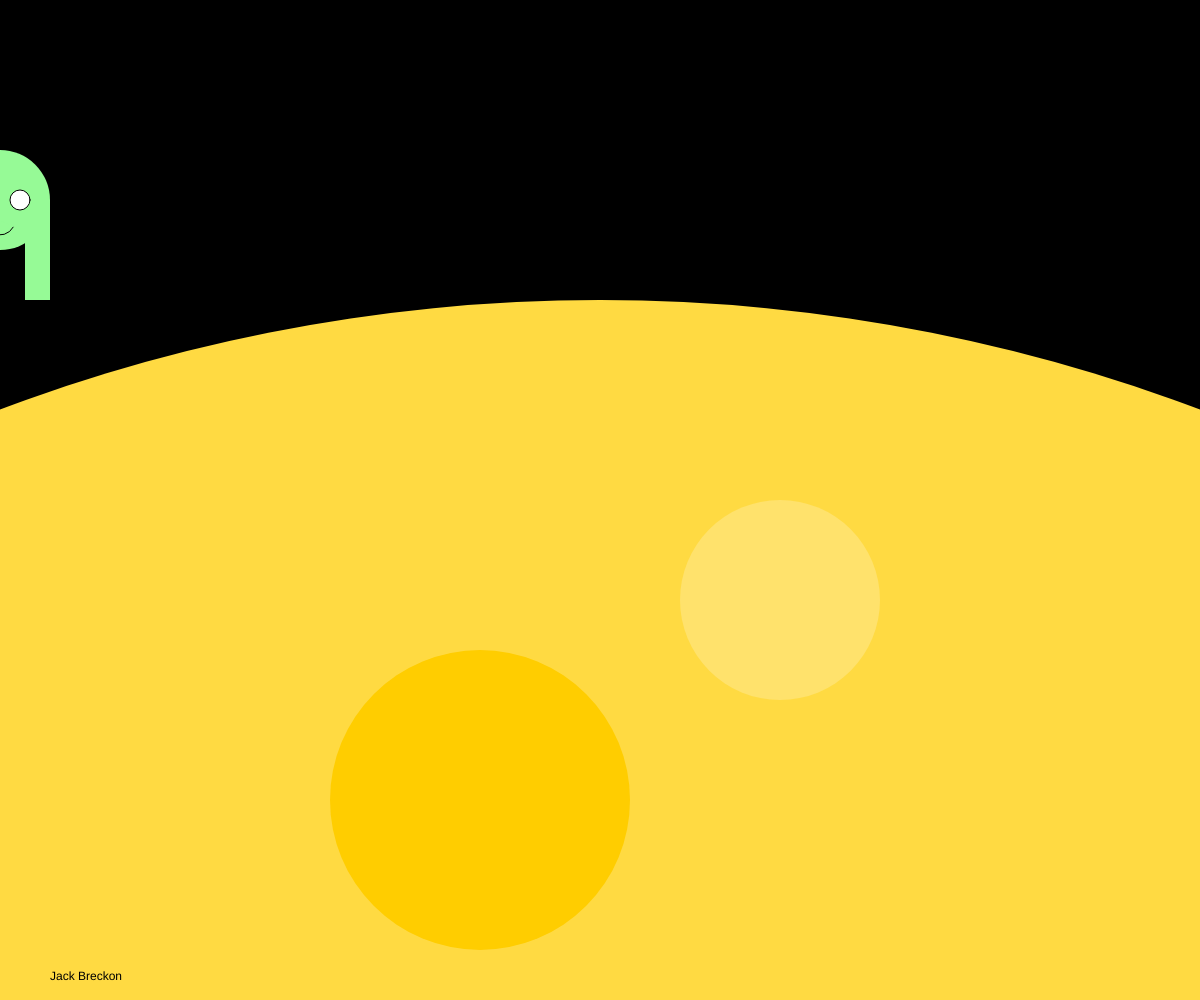
Frame 1 (no input)
Frame 60 (no input): identical to frame 1, image omitted
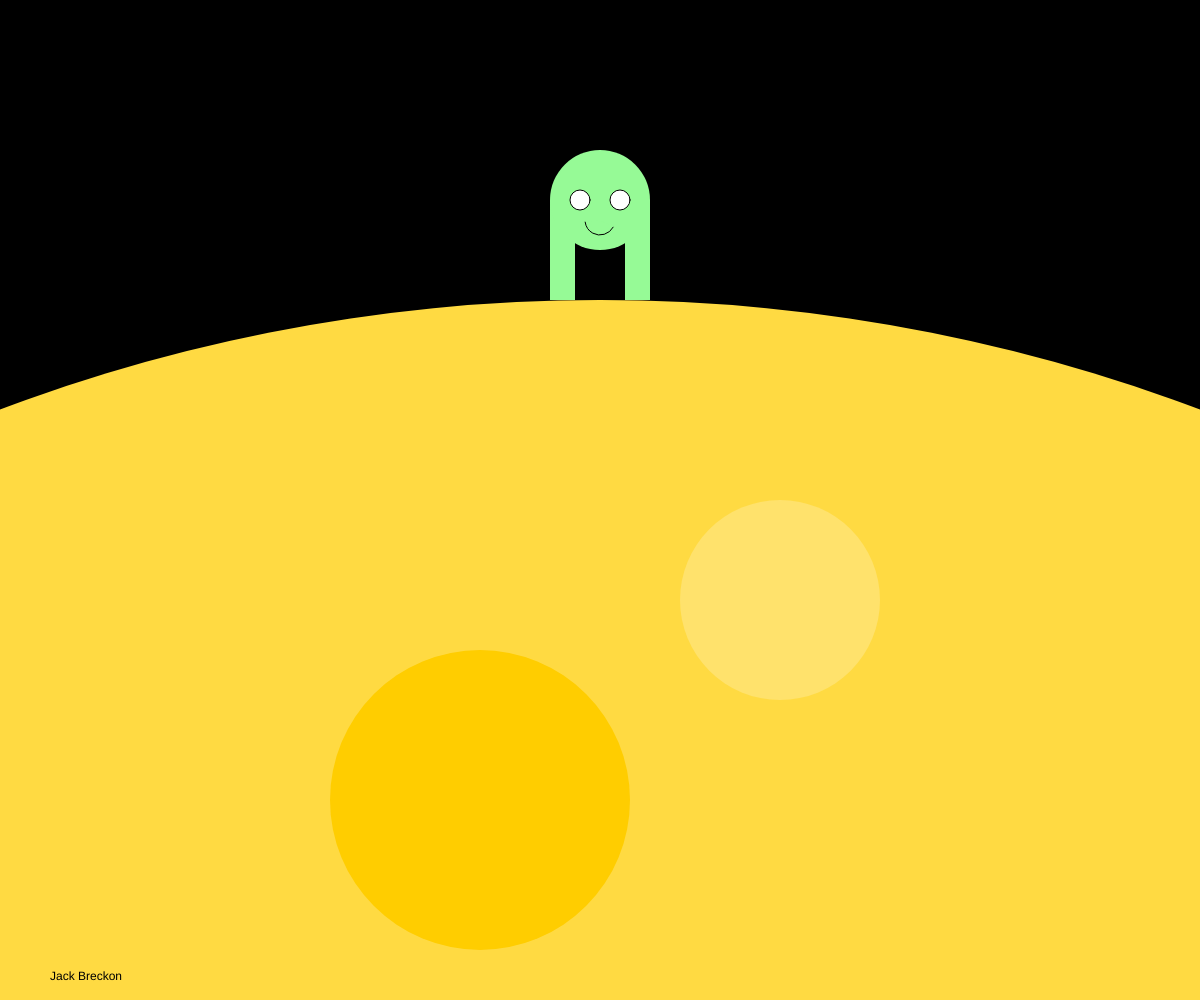
Frame 120 (the mouse pressed at the canvas centre since frame 60)

The p5.js sketch that drew these frames (run headless with seeded random() and noise() and a simulated clock; from frame 60 on, the mouse is pressed at the canvas centre):

// p5.js sketch
// ── sketch.js
// Interactive Scene
// Jack Breckon
// Sept 21, 2026
// Making a scene with an artist mark, A protagonist, Interactivity, and a Scene

/// Global Variables
let mood = "happy";
let currentBack = 0;
let bg = 0;
let angle1 = 0.5;
let angle2 = 3;
let y = 200;
async function setup() {
  createCanvas(windowWidth, windowHeight);
}

function draw() {
  /// Background
  noStroke();
  background(bg);
  /// Creation of the Scene
  fill(255, 218, 66);
  circle(windowWidth/2,windowHeight*2, windowHeight * 3.4);
  fill(255, 226, 108);
  circle(windowWidth/2*1.3,windowHeight*0.6, 200);
  fill(255, 205, 0);
  circle(windowWidth/2*0.8,windowHeight*0.8, 300);
  /// Creation of Protagonist

  
  fill(150,250,150);
  rect(mouseX-50, y, 25, 100);
  circle(mouseX, y, 100);
  rect(mouseX+25, y, 25, 100);
  /// Eyes
  stroke(0);
  fill(255);
  circle(mouseX-20,y,20);
  circle(mouseX+20,y,20);
  /// Making mouth
  fill(150,250,150);
  arc(mouseX,y+20, 30,30,angle1,angle2);
  noStroke();

  /// Mood Code
  if(mood === "happy"){
    angle1 = 0.5;
    angle2 = 3;
  }
  else if(mood === "sad"){
    angle1 = 3;
    angle2 = 6.5;

  }
  /// Artist Name
  fill(0,0,0);
  text("Jack Breckon",50,windowHeight-20);
}

function mousePressed() {
  /// background changer
  if (mouseButton.center === true){
    if(bg === 0){
      currentBack = 1;
      bg = 125;
    }
    else if(bg === 125){
      bg = 200;
      currentBack = 2;
    }
    else if(bg === 200){
      currentBack = 3;
      bg = 255;
    }
    else if(bg === 255){
      currentBack = 4;
      bg = 0;
    }
  }
  if(mouseButton.left === true){
    /// Mood Changer
    if(mood === "happy"){
      mood = "sad";
    } 
    else if(mood === "sad"){
      mood = "happy";
    }
  }
}

function keyPressed(){
  /// vertical movement of sprite
  if(keyCode === 40){
    y += 10;
  }
  if(keyCode === 38){
    y -= 10;
  }
}
